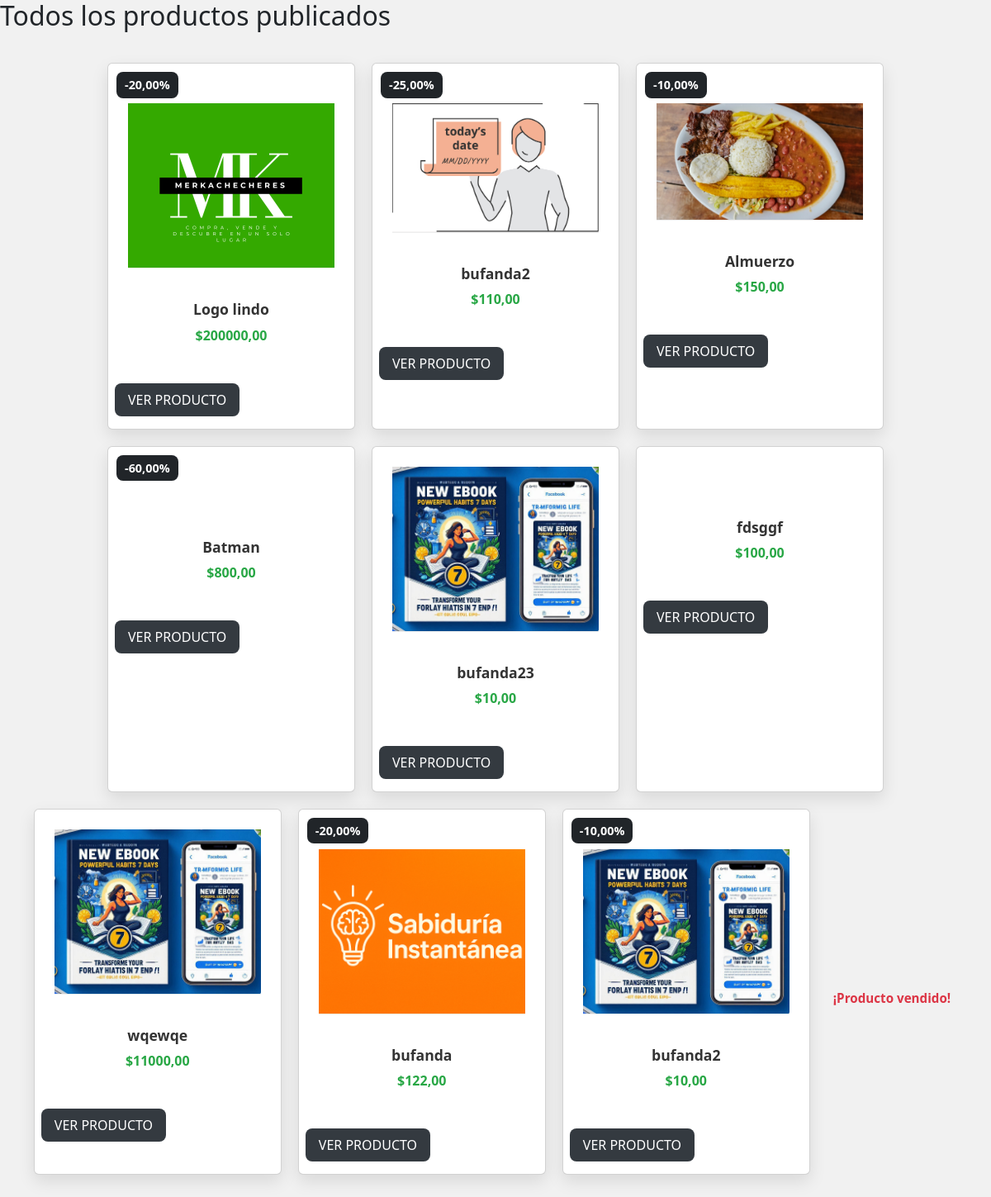
Page /todos-los-productos/ on the committed database.
### merkachecheres/models.py (models this page shows, shortened)
class Producto(models.Model):
    titulo = models.CharField(max_length=255)
    precio = models.DecimalField(max_digits=10, decimal_places=2, default=0.0)
    descuento = models.DecimalField(max_digits=5, decimal_places=2, null=True, blank=True)
    dimensiones = models.CharField(max_length=100, null=True, blank=True)
    stock = models.IntegerField()
    marca = models.CharField(max_length=100, null=True, blank=True)
    vendedor = models.ForeignKey(
        Usuario,
        on_delete=models.CASCADE,
        related_name='productos',
        null=True,  # Permitir valores nulos temporalmente
        blank=True  # Permitir que el formulario no requiera este campo
    )
    categoria = models.ForeignKey(Categoria, on_delete=models.SET_NULL, null=True, blank=True)
    descripcion = models.TextField()
    fecha_publicacion = models.DateTimeField(auto_now_add=True)

class ImagenProducto(models.Model):
    producto = models.ForeignKey(Producto, on_delete=models.CASCADE, related_name='imagenes')
    imagen = models.ImageField(upload_to='productos/imagenes', validators=[validar_extension_imagen])

### merkachecheres/views.py (the view)
# urls.py: path('todos-los-productos/', views.todos_los_productos, name='todos_los_productos'),
def todos_los_productos(request):
    productos = Producto.objects.all().order_by('-fecha_publicacion')
    carrito = request.session.get('carrito', {})
    usuario = None
    if request.session.get('validar'):
        usuario_id = request.session['validar']['id']
        usuario = Usuario.objects.get(id=usuario_id)
    return render(request, 'todos_los_productos.html', {
        'productos': productos,
        'carrito': carrito,
        'usuario': usuario,
    })

### merkachecheres/templates/todos_los_productos.html
{% extends "base.html" %}
{% block content %}
<h2>Todos los productos publicados</h2>
<div class="wrapper flex-wrap" style="display: flex; justify-content: center; gap: 20px; flex-wrap: wrap;">
    {% for producto in productos %}
        <div class="card">
            {% if producto.descuento %}
            <br>
                <span class="off bg-dark">-{{ producto.descuento }}%</span>
            {% endif %}
            <div class="text-center p-4">
                <a href="{% url 'producto' producto.id %}">
                    <img src="{{ producto.imagenes.first.imagen.url }}" width="300" class="main-image">
                </a>
            </div>
            <div class="about text-center">
                <h6>{{ producto.titulo }}</h6>
                <span>${{ producto.precio }}</span>
            </div>
            <div class="cart-button mt-3 px-2 d-flex justify-content-between align-items-center">
                <button class="btn btn-dark text-uppercase"
                    onclick="window.location.href='{% url 'producto' producto.id %}'">
                    Ver producto
                </button>
            </div>
        </div>
    {% empty %}
        <p>No hay productos publicados.</p>
    {% endfor %}
    <div class="cart-button mt-3 px-2 d-flex justify-content-between align-items-center">
    {% if producto.stock > 0 %}
        <button class="btn btn-dark text-uppercase" id="verProducto"
            onclick="window.location.href='{% url 'producto' producto.id %}'">
            Ver producto
        </button>
        <div class="add">
            <form method="POST" action="{% url 'agregar_al_carrito' producto.id %}" class="add-to-cart-form">
                {% csrf_token %}
                <input type="hidden" name="cantidad" value="1">
                <button type="submit" class="product_fav" id="botonAñadirCarrito">
                    <i class="fa fa-opencart"></i>
                </button>
            </form>
        </div>
    {% else %}
        <span class="text-danger fw-bold">¡Producto vendido!</span>
    {% endif %}
</div>
</div>
{% endblock %}

### merkachecheres/static/css/todoslosproductos.css (style rules this page uses)
body { font-family: 'Arial', sans-serif; background-color: #f1f1f1 !important; margin: 0; padding: 0; }
.wrapper { display: flex; flex-wrap: wrap; justify-content: center; gap: 30px; padding: 30px; }
.card { background: #ffffff; border-radius: 16px; box-shadow: 0 8px 20px rgba(0, 0, 0, 0.1); overflow: hidden; transition: transform 0.3s ease, box-shadow 0.3s ease; width: 300px; position: relative; }
.off { position: absolute; top: 10px; left: 10px; background: #ff4d4f; color: white; padding: 5px 10px; border-radius: 8px; font-weight: bold; font-size: 0.9rem; }
.main-image { width: 100%; max-height: 200px; object-fit: cover; border-bottom: 1px solid #eee; transition: transform 0.3s ease; }
.about { padding: 15px; }
.about h6 { font-size: 1.1rem; font-weight: 600; color: #333; margin-bottom: 8px; }
.about span { font-size: 1rem; color: #28a745; font-weight: bold; }
.cart-button { padding: 15px; display: flex; justify-content: space-between; align-items: center; }
.cart-button .btn { background-color: #343a40; color: white; border: none; padding: 8px 16px; border-radius: 8px; transition: background-color 0.3s ease; }
.text-danger { margin-left: auto; font-size: 0.95rem; }

### rows in the picture
Producto: descuento "20,00", imagenes.first.imagen (picture), titulo "Logo lindo", precio "200000,00"
Producto: descuento "25,00", imagenes.first.imagen (picture), titulo "bufanda2", precio "110,00"
Producto: descuento "10,00", imagenes.first.imagen (picture), titulo "Almuerzo", precio "150,00"
Producto: descuento "60,00", titulo "Batman", precio "800,00"
Producto: imagenes.first.imagen (picture), titulo "bufanda23", precio "10,00"
Producto: titulo "fdsggf", precio "100,00"
Producto: imagenes.first.imagen (picture), titulo "wqewqe", precio "11000,00"
Producto: descuento "20,00", imagenes.first.imagen (picture), titulo "bufanda", precio "122,00"
Producto: descuento "10,00", imagenes.first.imagen (picture), titulo "bufanda2", precio "10,00"
